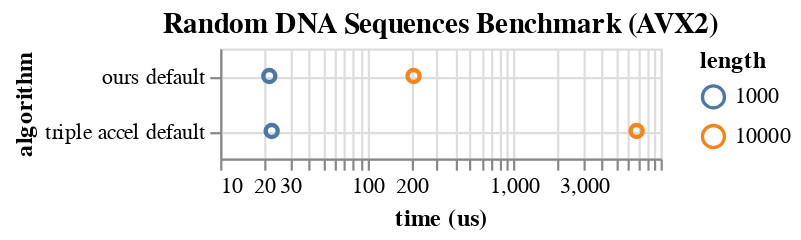

Notebook code cell kept with this figure:
### Code cell
c = alt.Chart(data, title = "Random DNA Sequences Benchmark (AVX2)").mark_point(opacity = 1).encode(
    x = alt.X("time", axis = alt.Axis(title = "time (us)"), scale = alt.Scale(type = "log")),
    y = alt.Y("algorithm property", axis = alt.Axis(title = "algorithm", grid = True), sort = alt.EncodingSortField(field = "time")),
    color = "length:N"
).transform_filter(
    datum.alphabet == "nucleotide"
).properties(
    width = 200,
    height = 50
)
save(c, "random_dna_bench.pdf")
c

### Figure 1 — Vega-Lite specification as saved in the notebook (floating-point values rounded to 4 significant figures)
{"config": {"view": {"continuousWidth": 400, "continuousHeight": 300}}, "data": {"name": "data-e8b5a25ab43629c495605241dbc0cd1a"}, "mark": {"type": "point", "opacity": 1}, "encoding": {"color": {"type": "nominal", "field": "length"}, "x": {"type": "quantitative", "axis": {"title": "time (us)"}, "field": "time", "scale": {"type": "log"}}, "y": {"type": "nominal", "axis": {"grid": true, "title": "algorithm"}, "field": "algorithm property", "sort": {"field": "time"}}}, "height": 50, "title": "Random DNA Sequences Benchmark (AVX2)", "transform": [{"filter": "(datum.alphabet === 'nucleotide')"}], "width": 200, "$schema": "https://vega.github.io/schema/vega-lite/v4.8.1.json", "datasets": {"data-e8b5a25ab43629c495605241dbc0cd1a": [{"algorithm": "parasailors", "alphabet": "protein", "k": 1000, "length": 10000, "property": "default", "time": 45930.0, "algorithm property": "parasailors default"}, {"algorithm": "parasailors", "alphabet": "protein", "k": 100, "length": 1000, "property": "default", "time": 522.4, "algorithm property": "parasailors default"}, {"algorithm": "parasailors", "alphabet": "protein", "k": 10, "length": 100, "property": "default", "time": 17.54, "algorithm property": "parasailors default"}, {"algorithm": "rust bio", "alphabet": "protein", "k": 100, "length": 1000, "property": "default", "time": 14240.0, "algorithm property": "rust bio default"}, {"algorithm": "rust bio", "alphabet": "protein", "k": 10, "length": 100, "property": "default", "time": 146.6, "algorithm property": "rust bio default"}, {"algorithm": "ours", "alphabet": "protein", "k": 1000, "length": 10000, "property": "default", "time": 214.0, "algorithm property": "ours default"}, {"algorithm": "ours", "alphabet": "protein", "k": 1000, "length": 10000, "property": "insert", "time": 1961.0, "algorithm property": "ours insert"}, {"algorithm": "ours", "alphabet": "protein", "k": 1000, "length": 10000, "property": "small", "time": 207.0, "algorithm property": "ours small"}, {"algorithm": "ours", "alphabet": "protein", "k": 1000, "length": 10000, "property": "trace", "time": 341.9, "algorithm property": "ours trace"}, {"algorithm": "ours", "alphabet": "protein", "k": 100, "length": 1000, "property": "default", "time": 23.09, "algorithm property": "ours default"}, {"algorithm": "ours", "alphabet": "protein", "k": 100, "length": 1000, "property": "insert", "time": 42.92, "algorithm property": "ours insert"}, {"algorithm": "ours", "alphabet": "protein", "k": 100, "length": 1000, "property": "small", "time": 21.52, "algorithm property": "ours small"}, {"algorithm": "ours", "alphabet": "protein", "k": 100, "length": 1000, "property": "trace", "time": 39.56, "algorithm property": "ours trace"}, {"algorithm": "ours", "alphabet": "protein", "k": 10, "length": 100, "property": "default", "time": 3.739, "algorithm property": "ours default"}, {"algorithm": "ours", "alphabet": "protein", "k": 10, "length": 100, "property": "insert", "time": 3.834, "algorithm property": "ours insert"}, {"algorithm": "ours", "alphabet": "protein", "k": 10, "length": 100, "property": "small", "time": 3.166, "algorithm property": "ours small"}, {"algorithm": "ours", "alphabet": "protein", "k": 10, "length": 100, "property": "trace", "time": 5.525, "algorithm property": "ours trace"}, {"algorithm": "ours", "alphabet": "nucleotide", "k": 1000, "length": 10000, "property": "default", "time": 207.6, "algorithm property": "ours default"}, {"algorithm": "ours", "alphabet": "nucleotide", "k": 100, "length": 1000, "property": "default", "time": 21.6, "algorithm property": "ours default"}, {"algorithm": "triple accel", "alphabet": "nucleotide", "k": 1000, "length": 10000, "property": "default", "time": 6863.0, "algorithm property": "triple accel default"}, {"algorithm": "triple accel", "alphabet": "nucleotide", "k": 100, "length": 1000, "property": "default", "time": 22.42, "algorithm property": "triple accel default"}]}}
